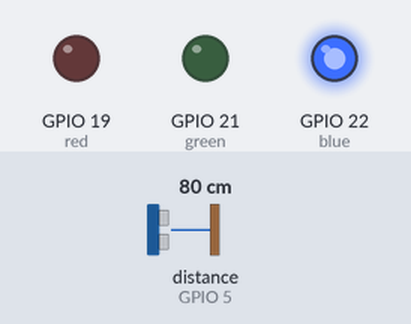
This sketch was run on a simulated ESP32. On the bench: output pins drawn as LEDs (lit = HIGH). Wiring (inferred from the names in the program): ultrasonic range finder: trigger GPIO 18; echo GPIO 5. Inputs (shaded band) come from the test bench; at power-on: distance to the obstacle (sensor on GPIO 5) 80 cm. The echo pulse lasts 58.3 µs per cm; WiFi joins after 1.5 s; servers stay silent unless stated; uploads are accepted with an empty reply; pins used as bus, display or sensor lines are not drawn; what the sketch prints to the serial monitor is not drawn.

Above: at 2.7 s.
2.8 s: distance to the obstacle (sensor on GPIO 5) set to 16 cm
6.9 s: distance to the obstacle (sensor on GPIO 5) set to 13 cm
At 8.7 s:
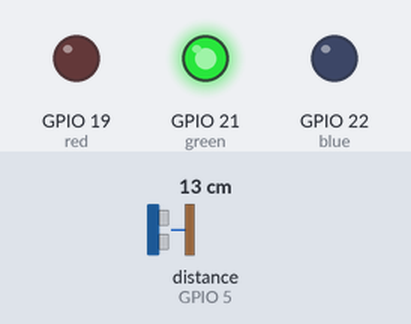
11.0 s: distance to the obstacle (sensor on GPIO 5) set to 9 cm
At 12.4 s:
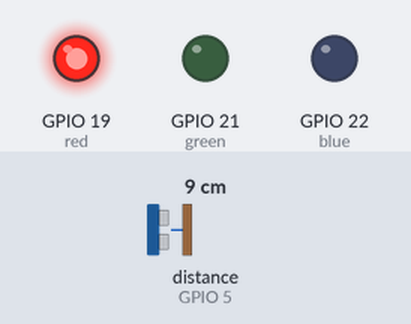
15.1 s: distance to the obstacle (sensor on GPIO 5) set to 18 cm
At 18.6 s:
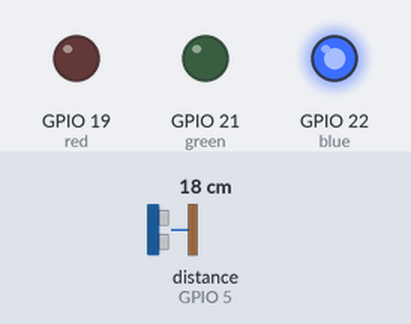
19.2 s: distance to the obstacle (sensor on GPIO 5) set to 2 cm
At 21.1 s:
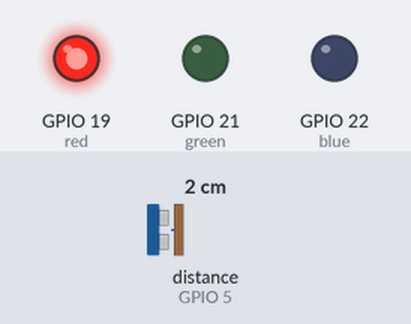
Timing chart, 0 to 22.6 s (numbered marks = the images above; inputs shaded):
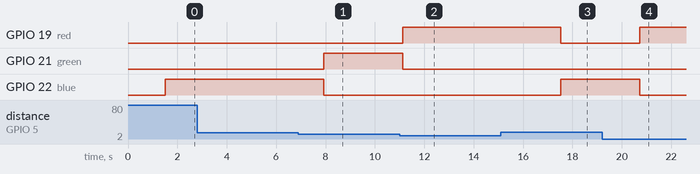

The sketch:

sensor_codes.ino
```cpp
#include <WiFi.h>
#include <HTTPClient.h>

#define red 19
#define green 21
#define blue 22
#define trig 18
#define echo 5

const char *ssid = "MANGOX_5G";
const char *password = "Rokiane@";

String serverName = "http://10.86.28.240/ultrasonic/insert.php";

float distance;
long duration;

void setup() {
  pinMode(red, OUTPUT);
  pinMode(green, OUTPUT);
  pinMode(blue, OUTPUT);
  pinMode(trig, OUTPUT);
  pinMode(echo, INPUT);

  Serial.begin(9600);
  WiFi.begin(ssid, password);

  Serial.print("Connecting to WiFi");

  while (WiFi.status() != WL_CONNECTED) {
    delay(500);
    Serial.print(".");
  }

  Serial.println("WiFi Connected");
  Serial.print("ESP32 IP Address: ");
  Serial.println(WiFi.localIP());
}

void loop() {
  digitalWrite(trig, LOW);
  delayMicroseconds(2);

  digitalWrite(trig, HIGH);
  delayMicroseconds(10);

  digitalWrite(trig, LOW);

  duration = pulseIn(echo, HIGH);

  distance = duration * 0.0343 / 2;

  Serial.print("Distance: ");
  Serial.print(distance);
  Serial.println(" cm");

  digitalWrite(red, LOW);
  digitalWrite(green, LOW);
  digitalWrite(blue, LOW);

  String motion;

  if (distance <= 10 && distance > 0) {
    digitalWrite(red, HIGH);
    motion = "Danger - Distance: " + String(distance) + "cm";
    Serial.println("RED LED ON");
  }
  else if (distance > 10 && distance <= 15) {
    digitalWrite(green, HIGH);
    motion = "Medium - Distance: " + String(distance) + "cm";
    Serial.println("GREEN LED ON");
  }
  else {
    digitalWrite(blue, HIGH);
    motion = "Safe - Distance: " + String(distance) + "cm";
    Serial.println("BLUE LED ON");
  }

  if (WiFi.status() == WL_CONNECTED) {
    HTTPClient http;

    http.begin(serverName);
    http.addHeader("Content-Type", "application/x-www-form-urlencoded");

    String data = "motion=" + motion;

    int httpResponseCode = http.POST(data);

    Serial.print("HTTP Response Code: ");
    Serial.println(httpResponseCode);

    http.end();
  }

  delay(3000);
}
```

Measured:
- the behaviour switches between 15 and 14 cm on distance to the obstacle (sensor on GPIO 5) (found by bisection; images 0 and 1)
- the behaviour switches between 11 and 10 cm on distance to the obstacle (sensor on GPIO 5) (found by bisection; images 1 and 2)
- after the input at 6.9 s, GPIO 21 (green): LOW → HIGH after 1.0 s; GPIO 22 (blue): HIGH → LOW after 1.0 s
- after the input at 11.0 s, GPIO 19 (red): LOW → HIGH after 0.13 s; GPIO 21 (green): HIGH → LOW after 0.13 s
- after the input at 15.1 s, GPIO 19 (red): HIGH → LOW after 2.4 s; GPIO 22 (blue): LOW → HIGH after 2.4 s
- after the input at 19.2 s, GPIO 19 (red): LOW → HIGH after 1.5 s; GPIO 22 (blue): HIGH → LOW after 1.5 s
